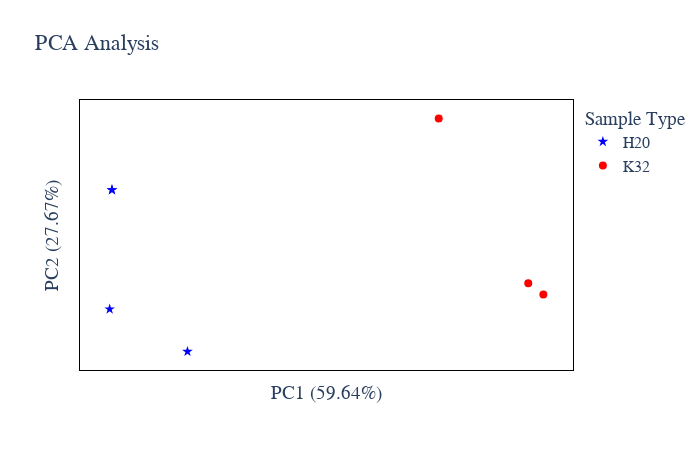

Notebook code for this chart:
### Code cell
# Abundance PCA plot
plot_options={

            "compare groups": ["H20","K32"],
            "title": "PCA Analysis",
            "color": ["blue", "red", "black", "yellow", "green", "purple",
                      "orange", "brown", "pink", "gray", "olive", "cyan"],
            "symbol": ['star', 'circle'],
            "marker_size": 8,
            "width": 700,
            "height": 450,
            "font": dict(size=16, family="Arial black"),
            "ylimits": [],
            "xlimits": [],
            "help for information only": \
            "compare groups: list of two numbers default [0,1] means compare" \
            "color: the first few colors will be used"
            "xlimits: list or tuple of two numbers [0,10]." \
        }
figure, _, _ =PCA_plots(data_obj, plot_options, saved_settings)
figure.show()
#figure.write_image("images/test.svg")

### Figure 1 — Plotly figure (JSON) as saved in the notebook; plotly's stock layout.template omitted (floating-point values rounded to 4 significant figures)
{"data": [{"hovertemplate": "%{text}<br>PC1: %{x} <br>PC2: %{y}", "legendgroup": "H20", "marker": {"color": "blue", "size": 8, "symbol": "star"}, "mode": "markers", "name": "H20", "orientation": "v", "showlegend": true, "text": ["TMT_HeLa_HCD20_Vial_rep3_CH1_krqq", "TMT_HeLa_HCD20_Vial_rep3_CH1", "TMT_HeLa_HCD20_Vial_rep2_CH1", "TMT_HeLa_HCD20_Vial_rep1_CH2"], "type": "scatter", "x": [-29.0, -28.99, -29.37, -16.71], "xaxis": "x", "y": [15.85, 15.85, -16.62, -28.13], "yaxis": "y"}, {"hovertemplate": "%{text}<br>PC1: %{x} <br>PC2: %{y}", "legendgroup": "K32", "marker": {"color": "red", "size": 8, "symbol": "circle"}, "mode": "markers", "name": "K32", "orientation": "v", "showlegend": true, "text": ["TMT_K562_HCD32_Vial_rep3_CH2", "TMT_K562_HCD32_Vial_rep2_CH1", "TMT_K562_HCD32_Vial_rep1_CH1"], "type": "scatter", "x": [38.73, 24.16, 41.18], "xaxis": "x", "y": [-9.556, 35.26, -12.65], "yaxis": "y"}], "layout": {"font": {"family": "Arial black", "size": 16}, "height": 450, "legend": {"title": {"text": "Sample Type"}, "tracegroupgap": 0}, "paper_bgcolor": "rgba(255, 255, 255, 255)", "plot_bgcolor": "rgba(255, 255, 255, 255)", "title": {"text": "PCA Analysis"}, "width": 700, "xaxis": {"anchor": "y", "domain": [0, 1], "linecolor": "black", "mirror": true, "showticklabels": false, "title": {"text": "PC1 (59.64%)"}}, "yaxis": {"anchor": "x", "domain": [0, 1], "linecolor": "black", "mirror": true, "showticklabels": false, "title": {"text": "PC2 (27.67%)"}}}}
